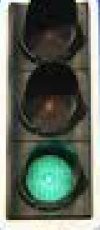
#> input picture Simulation/Lightsource_detector/test_images/1.jpg, 100 x 230 px, given in place of the camera
$ python Lightsource_live.py
#> lines starting #> are read from the running program, lines starting #| are printed output that depends on the picture; after the words box and inside, x2 and y2 are one past the last pixel; in counts of white or black regions, pixels touching at a corner belong together
# import libraries of python OpenCV
import cv2

# import Numpy by alias name np
import numpy as np

# capture frames from a camera
cap = cv2.VideoCapture(0)

# loop runs if capturing has been initialized
while (1):

    # reads frames from a camera
    ret, image = cap.read()
#> image is the input picture: shape (230, 100, 3); mean B, G, R 91.9, 103.5, 94.2

    # to convert the image in grayscale
    img = cv2.cvtColor(image, cv2.COLOR_BGR2GRAY)
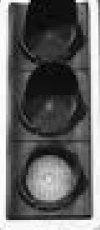
#> img: shape (230, 100); min 1, max 255, mean 99.4

    threshold=250
    kernel_size = 15
    blur_gray = cv2.GaussianBlur(img,(kernel_size, kernel_size),0)
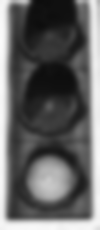
#> blur_gray: shape (230, 100); min 12, max 251, mean 99.4
    ret, thresh1 = cv2.threshold(blur_gray, threshold, 255, cv2.THRESH_BINARY)
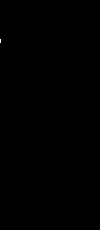
#> thresh1: shape (230, 100); 0.02% white in thin lines or dots, all inside (x1, y1, x2, y2) = (0, 39, 1, 43)
#> ret = 250

    contours, hierarchy = cv2.findContours(thresh1, cv2.RETR_TREE, cv2.CHAIN_APPROX_SIMPLE)
#> contours = [[[0, 39], [0, 42]]]
    cv2.drawContours(image, contours, -1, (0,255,0), 1)
#> image: shape (230, 100, 3); 0.02% of pixels changed, all inside (x1, y1, x2, y2) = (0, 39, 1, 43)
    for i in range(len(contours)):
        cnt = contours[i]

        (x,y),radius = cv2.minEnclosingCircle(cnt)
        center = (int(x),int(y))
        radius = int(radius)
        circle_image = cv2.circle(image,center,radius,(0,255,0),1)
#> this loop made 1 pass
#> (cnt, x, y, radius, center) on pass 1: ([[0, 39], [0, 42]], 0, 40.5, 1, (0, 40))

    cv2.imshow("final circle",image)

    if cv2.waitKey(1) & 0xFF == ord('q'):
#> (key q is pressed here)
        break

# Close the window
cap.release()

# De-allocate any associated memory usage
cv2.destroyAllWindows()

$ run again, on Simulation/Lightsource_detector/test_images/3.png
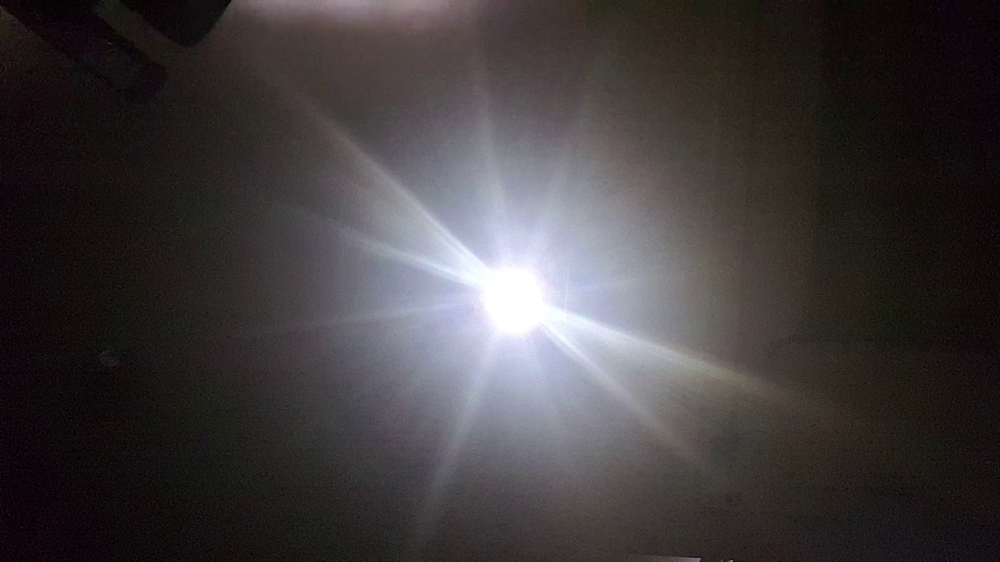
#> input picture Simulation/Lightsource_detector/test_images/3.png, 1000 x 562 px, shrunk from 1920 x 1080 before the run, given in place of the camera
#> image is the input picture: shape (562, 1000, 3); mean B, G, R 60.7, 59.7, 63.8
#> `img = cv2.cvtColor(image, cv2.COLOR_BGR2GRAY)`:
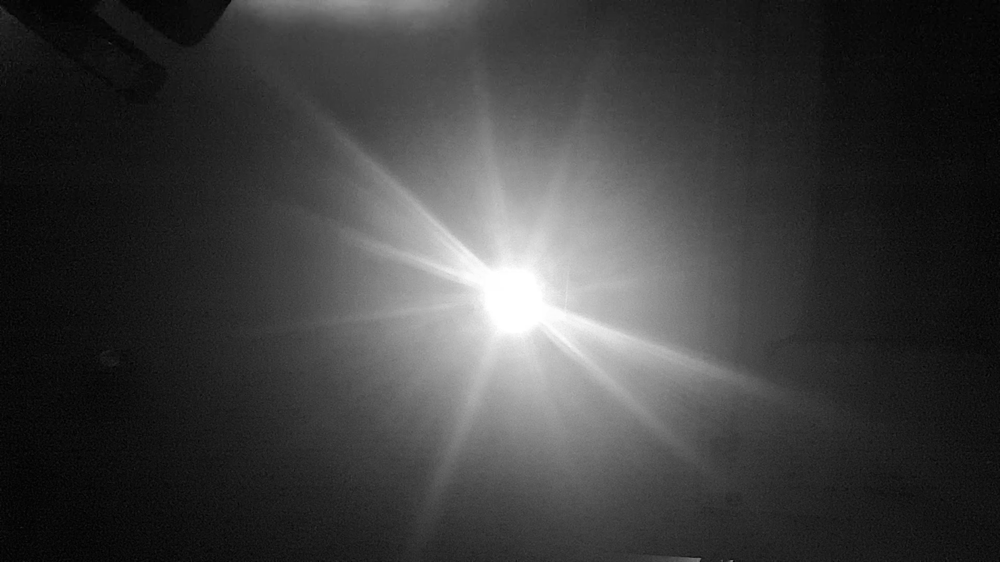
#> img: shape (562, 1000); min 0, max 255, mean 61
#> `ret, thresh1 = cv2.threshold(blur_gray, threshold, 255, cv2.THRESH_BIN..`:
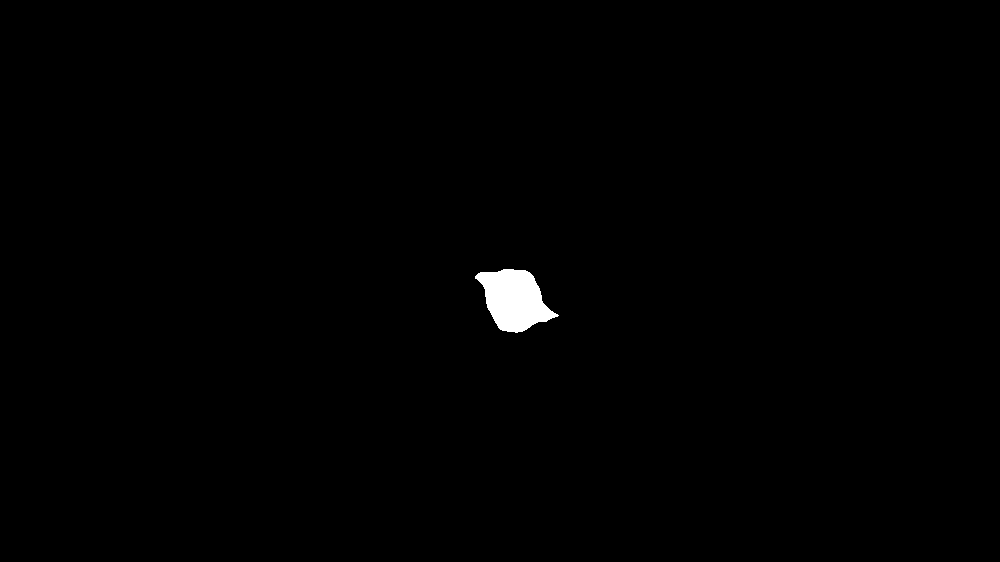
#> thresh1: shape (562, 1000); 0.58% white; 1 white region
#> ret = 250
#> contours = 1 contour; box (x1, y1, x2, y2) and area: (475, 269, 559, 333) 3173
#> image: shape (562, 1000, 3); 0.04% of pixels changed, all inside (x1, y1, x2, y2) = (475, 269, 559, 333)
#> the loop `for i in range(len(contours)):` made 1 pass
#> (x, y, radius, center) on pass 1: (516.5, 295.5, 45, (516, 295))
